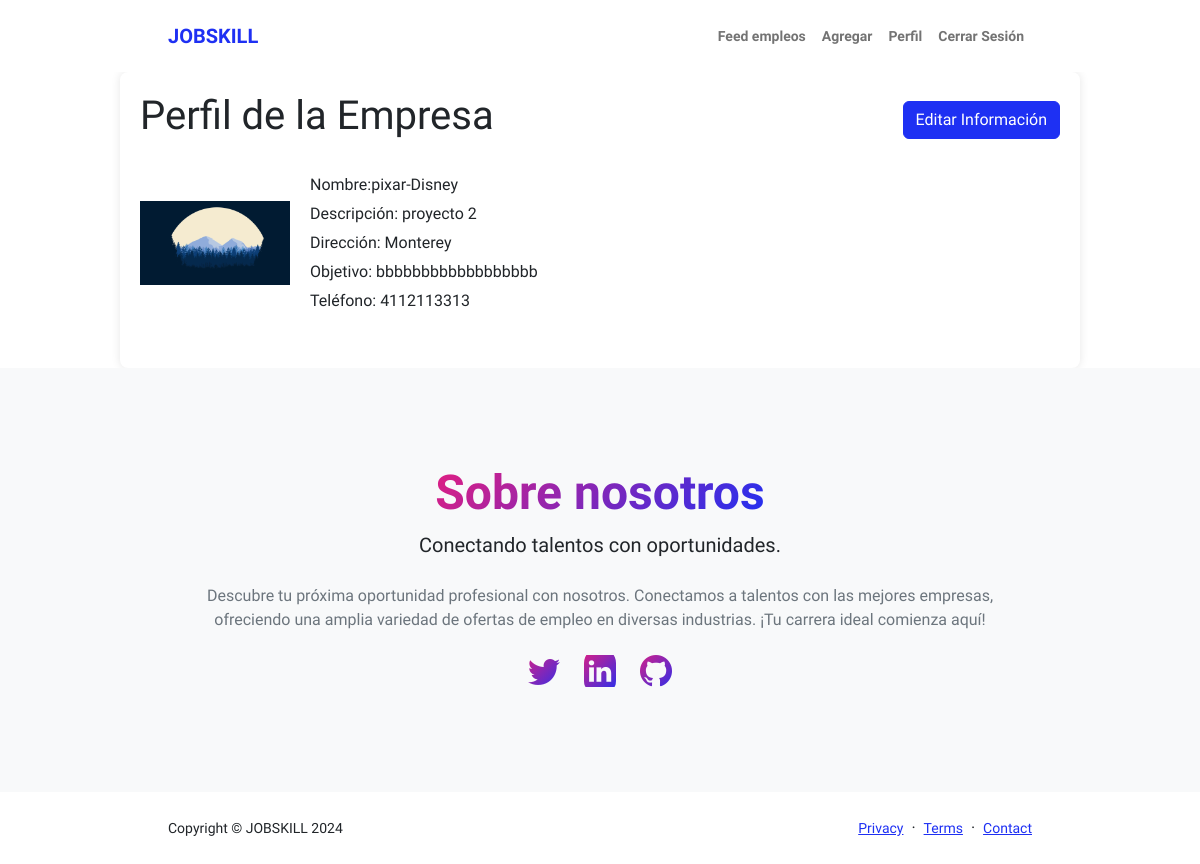
The page /E/perfil/ (signed in) on the database its author committed.
### jobskill1/models.py (models this page shows, shortened)
class Empresa(models.Model):
    user=models.OneToOneField(CustomUser, on_delete=models.CASCADE, related_name='profileE')
    nombre=models.CharField(max_length=50)
    descripcion=models.CharField(max_length=255)
    direccion=models.CharField(max_length=100)
    objetivo=models.CharField(max_length=255)
    telefono=models.CharField(max_length=16)
    foto=models.ImageField(upload_to="Empresa")

### paginaEmpresa/views.py (the view)
# urls.py: path('perfil/', perfil, name="perfil"),
@login_required
def perfil(request):
    if request.user.is_authenticated:
        if hasattr(request.user, 'usuario') and request.user.usuario:
            return redirect("homeU")
        empresa = get_object_or_404(Empresa, user=request.user)
        return render(request, "paginaEmpresa/perfil.html", {'empresa': empresa})
    return render(request, "paginaEmpresa/perfil.html")

### paginaEmpresa/templates/paginaEmpresa/perfil.html (shortened to what this page needs)
{% extends "paginaEmpresa/base.html"%}
{% load static %}
{% block content %}
<!DOCTYPE html>
<html>
<head>
    <link rel="stylesheet" href="https://cdnjs.cloudflare.com/ajax/libs/font-awesome/6.0.0-beta3/css/all.min.css">
</head>
<body>
    <div class="container" style="width: 80%; margin: 0 auto; padding: 20px; background-color: #fff; border-radius: 8px; box-shadow: 0 0 10px rgba(0, 0, 0, 0.1);">
        <div class="header" style="display: flex;
        align-items: center;
        justify-content: space-between;
        margin-bottom: 20px;">
            <h1>Perfil de la Empresa</h1>
            <button class="btn btn-primary" onclick="editCompanyInfo()">Editar Información</button>
        </div>
        <div class="company-info">
            <img src="{{empresa.foto.url}}" alt="Logo de la Empresa">
            <div>
                <p>Nombre:{{ empresa.nombre }}</p>
                <p>Descripción: {{ empresa.descripcion }}</p>
                <p>Dirección: {{ empresa.direccion }}</p>
                <p>Objetivo: {{ empresa.objetivo }}</p>
                <p>Teléfono: {{ empresa.telefono }}</p>
                </div>
            </div>
        </div>
</body>
</html>
 {% endblock %}

### paginaEmpresa/templates/paginaEmpresa/base.html (style rules this page uses)
html, body { height: 100%; margin: 0; padding: 0; }

### paginaEmpresa/templates/paginaEmpresa/perfil.html (style rules this page uses)
.company-info { display: flex; align-items: center; margin-bottom: 30px; }
.company-info img { width: 150px; height: auto; margin-right: 20px; }
.company-info p { font-size: 16px; line-height: 1.5; margin: 5px 0; }

### rows shown on the page
Empresa: foto (picture), nombre "pixar-Disney", descripcion "proyecto 2", direccion "Monterey", objetivo "bbbbbbbbbbbbbbbbbb", telefono "4112113313"
